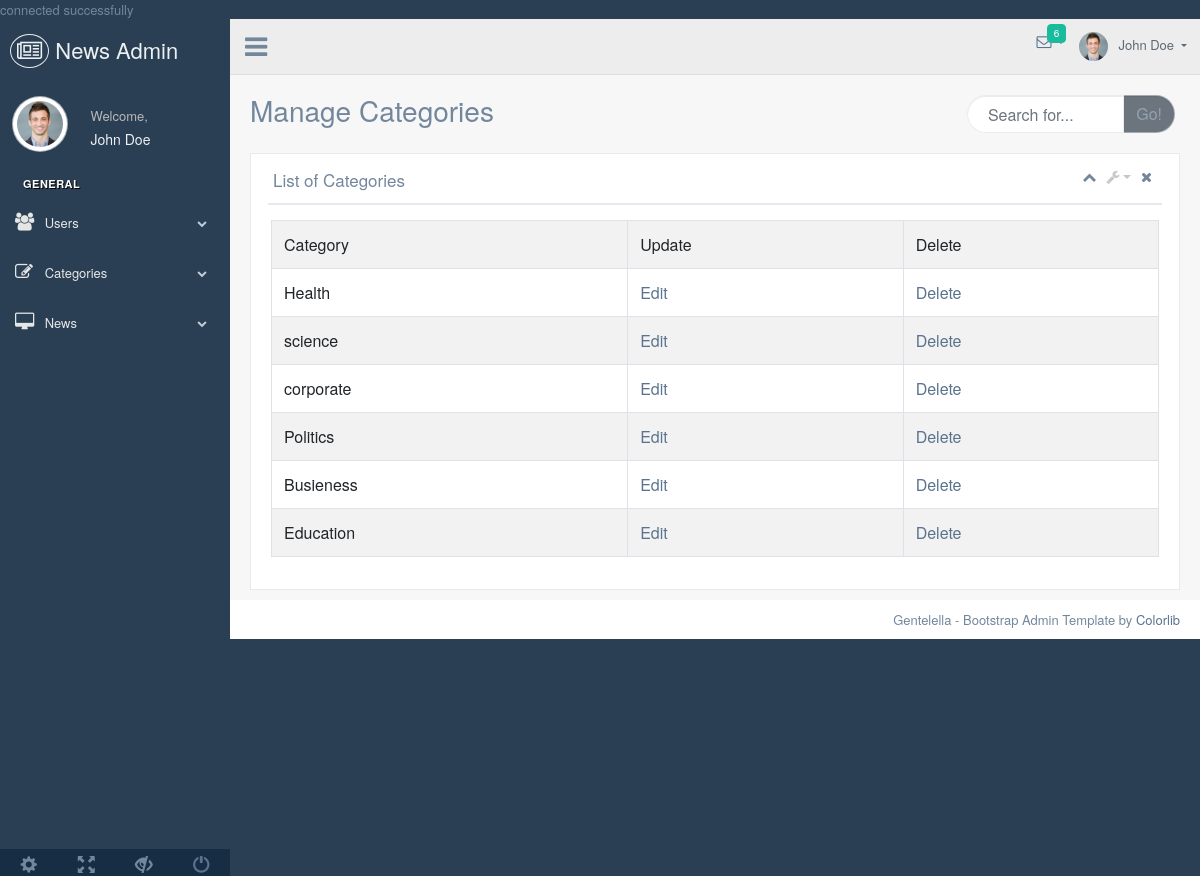
The app's page /admin/categories.php with its own data.
### tables this page shows
CREATE TABLE `categories` (
  `id` int(11) NOT NULL,
  `category_name` varchar(200) NOT NULL
);

### admin/categories.php (the view, shortened to what this page needs)
<?php
include('./dbconnect.php');
$data = $conn->query("SELECT * FROM categories")->fetchALL();
?>
<!DOCTYPE html>
<html lang="en">
  <head>
    <link href="vendors/bootstrap/dist/css/bootstrap.min.css" rel="stylesheet">
    <link href="vendors/font-awesome/css/font-awesome.min.css" rel="stylesheet">
    <link href="vendors/nprogress/nprogress.css" rel="stylesheet">
    <link href="vendors/iCheck/skins/flat/green.css" rel="stylesheet">
    <link href="vendors/datatables.net-bs/css/dataTables.bootstrap.min.css" rel="stylesheet">
    <link href="vendors/datatables.net-buttons-bs/css/buttons.bootstrap.min.css" rel="stylesheet">
    <link href="vendors/datatables.net-fixedheader-bs/css/fixedHeader.bootstrap.min.css" rel="stylesheet">
    <link href="vendors/datatables.net-responsive-bs/css/responsive.bootstrap.min.css" rel="stylesheet">
    <link href="vendors/datatables.net-scroller-bs/css/scroller.bootstrap.min.css" rel="stylesheet">
    <link href="build/css/custom.min.css" rel="stylesheet">
  </head>
  <body class="nav-md">
    <div class="container body">
      <div class="main_container">
        <div class="col-md-3 left_col">
          <div class="left_col scroll-view">
            <div class="navbar nav_title" style="border: 0;">
              <a href="index.html" class="site_title"><i class="fa fa-newspaper-o"></i></i> <span>News Admin</span></a>
            </div>
            <div class="profile clearfix">
              <div class="profile_pic">
                <img src="images/img.jpg" alt="..." class="img-circle profile_img">
              </div>
              <div class="profile_info">
                <span>Welcome,</span>
                <h2>John Doe</h2>
              </div>
            </div>
            <br />
					<div id="sidebar-menu" class="main_menu_side hidden-print main_menu">
						<div class="menu_section">
							<h3>General</h3>
							<ul class="nav side-menu">
								<li><a><i class="fa fa-users"></i> Users <span class="fa fa-chevron-down"></span></a>
								</li>
								<li><a><i class="fa fa-edit"></i> Categories <span class="fa fa-chevron-down"></span></a>
								</li>
								<li><a><i class="fa fa-desktop"></i> News <span class="fa fa-chevron-down"></span></a>
								</li>
							</ul>
						</div>
					</div>
            <div class="sidebar-footer hidden-small">
              <a data-toggle="tooltip" data-placement="top" title="Settings">
                <span class="glyphicon glyphicon-cog" aria-hidden="true"></span>
              </a>
              <a data-toggle="tooltip" data-placement="top" title="FullScreen">
                <span class="glyphicon glyphicon-fullscreen" aria-hidden="true"></span>
              </a>
              <a data-toggle="tooltip" data-placement="top" title="Lock">
                <span class="glyphicon glyphicon-eye-close" aria-hidden="true"></span>
              </a>
              <a data-toggle="tooltip" data-placement="top" title="Logout" href="login.html">
                <span class="glyphicon glyphicon-off" aria-hidden="true"></span>
              </a>
            </div>
          </div>
        </div>
        <div class="top_nav">
            <div class="nav_menu">
                <div class="nav toggle">
                  <a id="menu_toggle"><i class="fa fa-bars"></i></a>
                </div>
                <nav class="nav navbar-nav">
                <ul class=" navbar-right">
                  <li class="nav-item dropdown open" style="padding-left: 15px;">
                    <a href="javascript:;" class="user-profile dropdown-toggle" aria-haspopup="true" id="navbarDropdown" data-toggle="dropdown" aria-expanded="false">
                      <img src="images/img.jpg" alt="">John Doe
                    </a>
                  </li>
                  <li role="presentation" class="nav-item dropdown open">
                    <a href="javascript:;" class="dropdown-toggle info-number" id="navbarDropdown1" data-toggle="dropdown" aria-expanded="false">
                      <i class="fa fa-envelope-o"></i>
                      <span class="badge bg-green">6</span>
                    </a>
                  </li>
                </ul>
              </nav>
            </div>
          </div>
        <div class="right_col" role="main">
          <div class="">
            <div class="page-title">
              <div class="title_left">
                <h3>Manage Categories</h3>
              </div>
              <div class="title_right">
                <div class="col-md-5 col-sm-5 col-xs-12 form-group pull-right top_search">
                  <div class="input-group">
                    <input type="text" class="form-control" placeholder="Search for...">
                    <span class="input-group-btn">
                      <button class="btn btn-secondary" type="button">Go!</button>
                    </span>
                  </div>
                </div>
              </div>
            </div>
            <div class="clearfix"></div>
            <div class="row">
              <div class="col-md-12 col-sm-12 ">
                <div class="x_panel">
                  <div class="x_title">
                    <h2>List of Categories</h2>
                    <ul class="nav navbar-right panel_toolbox">
                      <li><a class="collapse-link"><i class="fa fa-chevron-up"></i></a>
                      </li>
                      <li class="dropdown">
                        <a href="#" class="dropdown-toggle" data-toggle="dropdown" role="button" aria-expanded="false"><i class="fa fa-wrench"></i></a>
                      </li>
                      <li><a class="close-link"><i class="fa fa-close"></i></a>
                      </li>
                    </ul>
                    <div class="clearfix"></div>
                  </div>
                  <div class="x_content">
                      <div class="row">
                          <div class="col-sm-12">
                            <div class="card-box table-responsive">
                    <table id="datatable" class="table table-striped table-bordered" style="width:100%">
                    <form action= "<?php '_PHP_SELF'?>" method="post">
                      <tbody>
                      <tr>
                           <td>Category</td>
                           <td>Update</td>
                           <td>Delete</td>
                       <?php
                           foreach($data as $k) {
                            echo "
                             <tr>
                             <td> {$k['category_name']}</td>
                             <td>
                             <a href='./editCategory.php?id={$k['id']}'>Edit</a>
                             </td>
                             <td>
                             <a href='./delete.php?id={$k['id']}'>Delete</a>
                            </td>
                            </tr>";
                           }
                           ?>
                        </tr>
                    </table>
                  </div>
                  </div>
              </div>
            </div>
                </div>
              </div>
            </div>
          </div>
        </div>
        <footer>
          <div class="pull-right">
            Gentelella - Bootstrap Admin Template by <a href="https://colorlib.com">Colorlib</a>
          </div>
          <div class="clearfix"></div>
        </footer>
      </div>
    </div>
  </body>
</html>

### records on screen
categories: category_name "Health"
categories: category_name "science"
categories: category_name "corporate"
categories: category_name "Politics"
categories: category_name "Busieness"
categories: category_name "Education"
